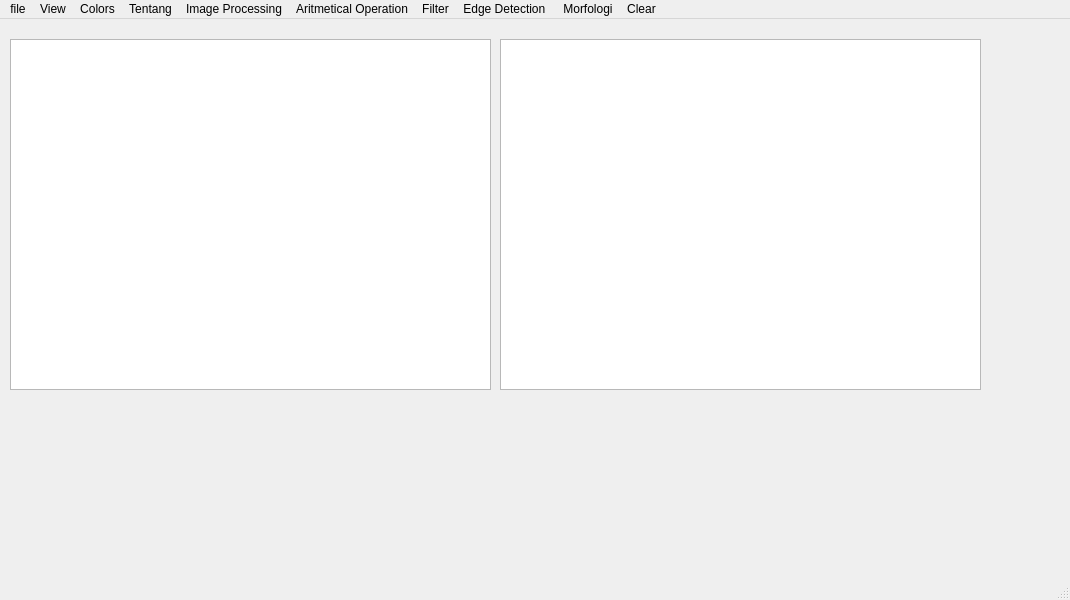
<?xml version="1.0" encoding="UTF-8"?>
<ui version="4.0">
 <class>MainWindow</class>
 <widget class="QMainWindow" name="MainWindow">
  <property name="geometry">
   <rect>
    <x>0</x>
    <y>0</y>
    <width>1070</width>
    <height>600</height>
   </rect>
  </property>
  <property name="windowTitle">
   <string>MainWindow</string>
  </property>
  <widget class="QWidget" name="centralwidget">
   <widget class="QListView" name="listView">
    <property name="geometry">
     <rect>
      <x>10</x>
      <y>20</y>
      <width>481</width>
      <height>351</height>
     </rect>
    </property>
   </widget>
   <widget class="QListView" name="listView_2">
    <property name="geometry">
     <rect>
      <x>500</x>
      <y>20</y>
      <width>481</width>
      <height>351</height>
     </rect>
    </property>
   </widget>
  </widget>
  <widget class="QMenuBar" name="menubar">
   <property name="geometry">
    <rect>
     <x>0</x>
     <y>0</y>
     <width>1070</width>
     <height>31</height>
    </rect>
   </property>
   <widget class="QMenu" name="menuFile">
    <property name="title">
     <string>file</string>
    </property>
    <addaction name="actionOpen"/>
    <addaction name="actionSave_As"/>
    <addaction name="actionExit"/>
   </widget>
   <widget class="QMenu" name="menuView">
    <property name="title">
     <string>View</string>
    </property>
    <widget class="QMenu" name="menuHistogram">
     <property name="title">
      <string>Histogram</string>
     </property>
     <addaction name="separator"/>
     <addaction name="actionInput"/>
     <addaction name="actionOutput"/>
     <addaction name="actionInput_Output"/>
    </widget>
    <addaction name="menuHistogram"/>
   </widget>
   <widget class="QMenu" name="menuColors">
    <property name="title">
     <string>Colors</string>
    </property>
    <widget class="QMenu" name="menuRGB">
     <property name="title">
      <string>RGB</string>
     </property>
     <addaction name="actionKuning"/>
     <addaction name="actionOrange"/>
     <addaction name="actionCyan"/>
     <addaction name="actionPurple"/>
     <addaction name="actionGrey"/>
     <addaction name="actionCoklat"/>
    </widget>
    <widget class="QMenu" name="menuRGB_to_Grayscale">
     <property name="title">
      <string>RGB to Grayscale</string>
     </property>
     <addaction name="actionAverage"/>
     <addaction name="actionLightness"/>
    </widget>
    <widget class="QMenu" name="menuBit_Depth">
     <property name="title">
      <string>Bit Depth</string>
     </property>
     <addaction name="action1_bit"/>
     <addaction name="action2_bit"/>
     <addaction name="action3_bit"/>
     <addaction name="action4_bit"/>
     <addaction name="action5_bit"/>
     <addaction name="action6_bit"/>
     <addaction name="action7_bit"/>
    </widget>
    <addaction name="menuRGB"/>
    <addaction name="menuRGB_to_Grayscale"/>
    <addaction name="actionBrightness"/>
    <addaction name="actionInvers"/>
    <addaction name="actionLog_Brigthness"/>
    <addaction name="menuBit_Depth"/>
    <addaction name="actionGamma_Correstion"/>
   </widget>
   <widget class="QMenu" name="menuTentang">
    <property name="title">
     <string>Tentang</string>
    </property>
   </widget>
   <widget class="QMenu" name="menuImage_Processing">
    <property name="title">
     <string>Image Processing</string>
    </property>
    <addaction name="actionHistogram_Equalization"/>
    <addaction name="actionFuzzy_HE_RGB"/>
   </widget>
   <widget class="QMenu" name="menuAritmetical_Operation">
    <property name="title">
     <string>Aritmetical Operation</string>
    </property>
   </widget>
   <widget class="QMenu" name="menuFilter">
    <property name="title">
     <string>Filter</string>
    </property>
    <widget class="QMenu" name="menuEdge_Detection">
     <property name="title">
      <string>Edge Detection</string>
     </property>
     <addaction name="actionEdge_Detection_1"/>
     <addaction name="actionEdge_Detection_2"/>
     <addaction name="actionEdge_Detection_3"/>
    </widget>
    <widget class="QMenu" name="menuGaussian_Blur">
     <property name="title">
      <string>Gaussian Blur</string>
     </property>
     <addaction name="actionGaussian_Blur_3x3"/>
     <addaction name="actionGaussian_Blur_5x5"/>
    </widget>
    <addaction name="actionIdentity"/>
    <addaction name="menuEdge_Detection"/>
    <addaction name="actionSharpen"/>
    <addaction name="menuGaussian_Blur"/>
    <addaction name="actionUnsharp_Masking"/>
    <addaction name="actionAverage_Filter"/>
    <addaction name="actionLow_Pass_Filter"/>
    <addaction name="actionBandstop_Filter"/>
   </widget>
   <widget class="QMenu" name="menuEdge_Detection_2">
    <property name="title">
     <string>Edge Detection </string>
    </property>
    <addaction name="actionPrewitt"/>
    <addaction name="actionSobel"/>
   </widget>
   <widget class="QMenu" name="menuMorfologi">
    <property name="title">
     <string>Morfologi</string>
    </property>
    <widget class="QMenu" name="menuErosion">
     <property name="title">
      <string>Erosion</string>
     </property>
     <addaction name="actionSquare_3"/>
     <addaction name="actionSquare_5"/>
     <addaction name="actionCross_3"/>
    </widget>
    <widget class="QMenu" name="menuDilation">
     <property name="title">
      <string>Dilation</string>
     </property>
     <addaction name="actionSquare_4"/>
     <addaction name="actionSquare_6"/>
     <addaction name="actionCross_4"/>
    </widget>
    <widget class="QMenu" name="menuOpening">
     <property name="title">
      <string>Opening</string>
     </property>
     <addaction name="actionSquare_9"/>
    </widget>
    <widget class="QMenu" name="menuClosing">
     <property name="title">
      <string>Closing</string>
     </property>
     <addaction name="actionSquare_10"/>
    </widget>
    <addaction name="menuErosion"/>
    <addaction name="menuDilation"/>
    <addaction name="menuOpening"/>
    <addaction name="menuClosing"/>
   </widget>
   <widget class="QMenu" name="menuClear">
    <property name="title">
     <string>Clear</string>
    </property>
   </widget>
   <addaction name="menuFile"/>
   <addaction name="menuView"/>
   <addaction name="menuColors"/>
   <addaction name="menuTentang"/>
   <addaction name="menuImage_Processing"/>
   <addaction name="menuAritmetical_Operation"/>
   <addaction name="menuFilter"/>
   <addaction name="menuEdge_Detection_2"/>
   <addaction name="menuMorfologi"/>
   <addaction name="menuClear"/>
  </widget>
  <widget class="QStatusBar" name="statusbar"/>
  <action name="actionOpen">
   <property name="text">
    <string>Open</string>
   </property>
  </action>
  <action name="actionSave_As">
   <property name="text">
    <string>Save As</string>
   </property>
  </action>
  <action name="actionExit">
   <property name="text">
    <string>Exit</string>
   </property>
  </action>
  <action name="actionInput">
   <property name="text">
    <string>Input</string>
   </property>
  </action>
  <action name="actionOutput">
   <property name="text">
    <string>Output</string>
   </property>
  </action>
  <action name="actionInput_Output">
   <property name="text">
    <string>Input Output</string>
   </property>
  </action>
  <action name="actionBrightness">
   <property name="text">
    <string>Brightness</string>
   </property>
  </action>
  <action name="actionInvers">
   <property name="text">
    <string>Invers</string>
   </property>
  </action>
  <action name="actionLog_Brigthness">
   <property name="text">
    <string>Log Brigthness</string>
   </property>
  </action>
  <action name="actionGamma_Correstion">
   <property name="text">
    <string>Gamma Correstion</string>
   </property>
  </action>
  <action name="actionKuning">
   <property name="text">
    <string>Kuning</string>
   </property>
  </action>
  <action name="actionOrange">
   <property name="text">
    <string>Orange</string>
   </property>
  </action>
  <action name="actionCyan">
   <property name="text">
    <string>Cyan</string>
   </property>
  </action>
  <action name="actionPurple">
   <property name="text">
    <string>Purple</string>
   </property>
  </action>
  <action name="actionGrey">
   <property name="text">
    <string>Grey</string>
   </property>
  </action>
  <action name="actionCoklat">
   <property name="text">
    <string>Coklat</string>
   </property>
  </action>
  <action name="actionAverage">
   <property name="text">
    <string>Average</string>
   </property>
  </action>
  <action name="actionLightness">
   <property name="text">
    <string>Lightness</string>
   </property>
  </action>
  <action name="action1_bit">
   <property name="text">
    <string>1 bit</string>
   </property>
  </action>
  <action name="action2_bit">
   <property name="text">
    <string>2 bit</string>
   </property>
  </action>
  <action name="action3_bit">
   <property name="text">
    <string>3 bit</string>
   </property>
  </action>
  <action name="action4_bit">
   <property name="text">
    <string>4 bit</string>
   </property>
  </action>
  <action name="action5_bit">
   <property name="text">
    <string>5 bit</string>
   </property>
  </action>
  <action name="action6_bit">
   <property name="text">
    <string>6 bit</string>
   </property>
  </action>
  <action name="action7_bit">
   <property name="text">
    <string>7 bit</string>
   </property>
  </action>
  <action name="actionHistogram_Equalization">
   <property name="text">
    <string>Histogram Equalization</string>
   </property>
  </action>
  <action name="actionFuzzy_HE_RGB">
   <property name="text">
    <string>Fuzzy HE RGB</string>
   </property>
  </action>
  <action name="actionIdentity">
   <property name="text">
    <string>Identity</string>
   </property>
  </action>
  <action name="actionSharpen">
   <property name="text">
    <string>Sharpen</string>
   </property>
  </action>
  <action name="actionUnsharp_Masking">
   <property name="text">
    <string>Unsharp Masking</string>
   </property>
  </action>
  <action name="actionAverage_Filter">
   <property name="text">
    <string>Average Filter</string>
   </property>
  </action>
  <action name="actionLow_Pass_Filter">
   <property name="text">
    <string>Low Pass Filter</string>
   </property>
  </action>
  <action name="actionBandstop_Filter">
   <property name="text">
    <string>Bandstop Filter</string>
   </property>
  </action>
  <action name="actionEdge_Detection_1">
   <property name="text">
    <string>Edge Detection 1</string>
   </property>
  </action>
  <action name="actionEdge_Detection_2">
   <property name="text">
    <string>Edge Detection 2</string>
   </property>
  </action>
  <action name="actionEdge_Detection_3">
   <property name="text">
    <string>Edge Detection 3</string>
   </property>
  </action>
  <action name="actionGaussian_Blur_3x3">
   <property name="text">
    <string>Gaussian Blur 3x3</string>
   </property>
  </action>
  <action name="actionGaussian_Blur_5x5">
   <property name="text">
    <string>Gaussian Blur 5x5</string>
   </property>
  </action>
  <action name="actionPrewitt">
   <property name="text">
    <string>Prewitt</string>
   </property>
  </action>
  <action name="actionSobel">
   <property name="text">
    <string>Sobel</string>
   </property>
  </action>
  <action name="actionSquare_3">
   <property name="text">
    <string>Square 3</string>
   </property>
  </action>
  <action name="actionSquare_5">
   <property name="text">
    <string>Square 5</string>
   </property>
  </action>
  <action name="actionCross_3">
   <property name="text">
    <string>Cross 3</string>
   </property>
  </action>
  <action name="actionSquare_4">
   <property name="text">
    <string>Square 3</string>
   </property>
  </action>
  <action name="actionSquare_6">
   <property name="text">
    <string>Square 5</string>
   </property>
  </action>
  <action name="actionCross_4">
   <property name="text">
    <string>Cross 3</string>
   </property>
  </action>
  <action name="actionSquare_9">
   <property name="text">
    <string>Square 9</string>
   </property>
  </action>
  <action name="actionSquare_10">
   <property name="text">
    <string>Square 9</string>
   </property>
  </action>
 </widget>
 <resources/>
 <connections/>
</ui>
